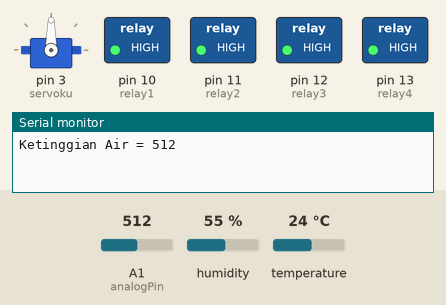
Simulated run of this sketch. Board: Arduino Uno, built with avr-gcc and run on an emulated ATmega328P. Parts: servo, switched loads named in the sketch (green lamp = pin HIGH), the last lines printed to the serial monitor. The test bench sets the inputs (shaded band); at power-on: A1 (analogPin) = 512, humidity 55 %, temperature 24 °C. The local clock reads 2024-03-15 10:24:30 at power-on unless the sketch sets it.

Above: at 0.05 s.
At 3.0 s:
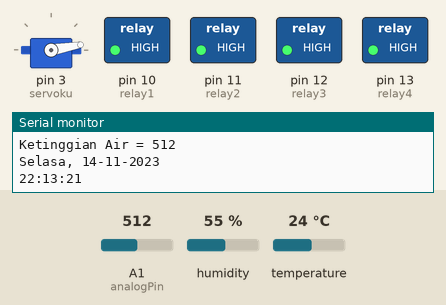
At 5.0 s:
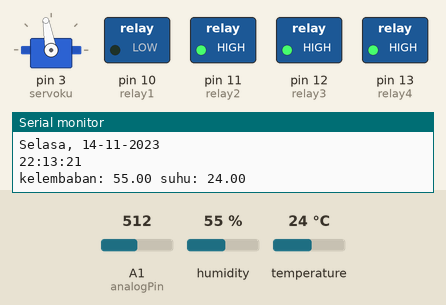
At 7.0 s:
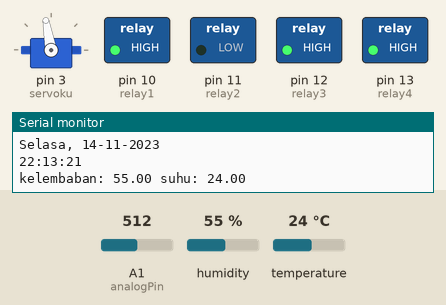
At 9.0 s:
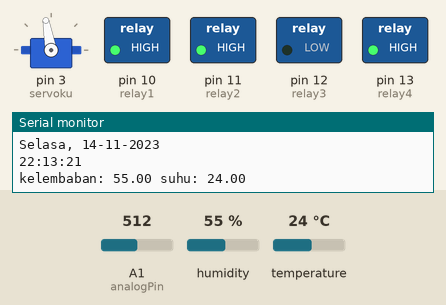
At 11.0 s:
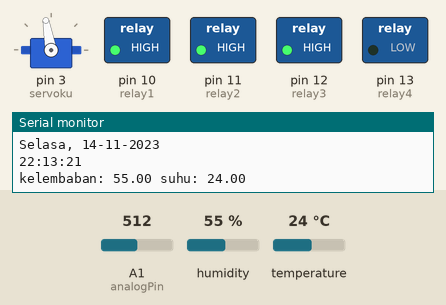
Timing chart, 0 to 15.6 s (numbered marks = the images above):
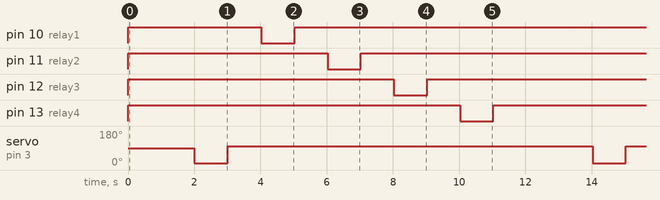

Measured:
- by itself, pin 10 (relay1), pin 11 (relay2), pin 12 (relay3), pin 13 (relay4): alternates HIGH for 11.0 s and LOW for 1.0 s
- by itself, servo on pin 3 (servoku): alternates 100° for 11.0 s and 10° for 1.0 s

The sketch:

gabung3.ino
```cpp
////penampung nilai ketinggian air
int analogPin = A1;
int sensorVal;

//ds3231
#include "RTClib.h"
RTC_DS3231 rtc;
char dataHari[7][12] = {"Minggu", "Senin", "Selasa", "Rabu", "Kamis", "Jumat", "Sabtu"};
String hari;
int tanggal, bulan, tahun, jam, menit, detik;
//float suhu;

//servo
#include <Servo.h>
Servo servoku;

//dht11
#include <DHT.h>
DHT dht(7, DHT11); //Pin, Jenis DHT

//relay
const int relay1 = 10; //pin2
const int relay2 = 11; //pin3
const int relay3 = 12; //pin2
const int relay4 = 13; //pin3

int relayON = LOW; //relay nyala
int relayOFF = HIGH; //relay mati

void setup() {
  Serial.begin(9600);

//  dht11
  dht.begin();

//  ds3231
Serial.begin(9600);

  if (! rtc.begin()) {
    Serial.println("RTC Tidak Ditemukan");
    Serial.flush();
    abort();
  }

  //Atur Waktu
  rtc.adjust(DateTime(F(__DATE__), F(__TIME__)));
  //  rtc.adjust(DateTime(2014, 1, 21, 3, 0, 0));

//  servo
servoku.attach(3);

//relay
pinMode(relay1, OUTPUT);
  pinMode(relay2, OUTPUT);
  pinMode(relay3, OUTPUT);
  pinMode(relay4, OUTPUT);
  digitalWrite(relay1, relayOFF);
  digitalWrite(relay2, relayOFF);
  digitalWrite(relay3, relayOFF);
  digitalWrite(relay4, relayOFF);
}

void loop() {
//  water level
  sensorVal = analogRead(analogPin);
  Serial.print("Ketinggian Air = ");
  Serial.println(sensorVal);
  delay(1000);

//  ds3231
DateTime now = rtc.now();
  hari    = dataHari[now.dayOfTheWeek()];
  tanggal = now.day(), DEC;
  bulan   = now.month(), DEC;
  tahun   = now.year(), DEC;
  jam     = now.hour(), DEC;
  menit   = now.minute(), DEC;
  detik   = now.second(), DEC;
//  suhu    = rtc.getTemperature();

  Serial.println(String() + hari + ", " + tanggal + "-" + bulan + "-" + tahun);
  Serial.println(String() + jam + ":" + menit + ":" + detik);
//  Serial.println(String() + "Suhu: " + suhu + " C");
  Serial.println();

  delay(1000);

//  servo
servoku.write(10);
  delay(1000);
  servoku.write(100);
  delay(1000);

//  dht11
float kelembaban = dht.readHumidity();
 float suhu = dht.readTemperature();

 Serial.print("kelembaban: ");
 Serial.print(kelembaban);
 Serial.print(" ");
 Serial.print("suhu: ");
 Serial.println(suhu);

//relay1
  digitalWrite(relay1, relayON);
  delay(1000);
  digitalWrite(relay1, relayOFF);
  delay(1000);

  //relay2
  digitalWrite(relay2, relayON);
  delay(1000);
  digitalWrite(relay2, relayOFF);
  delay(1000);

  //relay3
  digitalWrite(relay3, relayON);
  delay(1000);
  digitalWrite(relay3, relayOFF);
  delay(1000);

  //relay4
  digitalWrite(relay4, relayON);
  delay(1000);
  digitalWrite(relay4, relayOFF);
  delay(1000);
}
```
